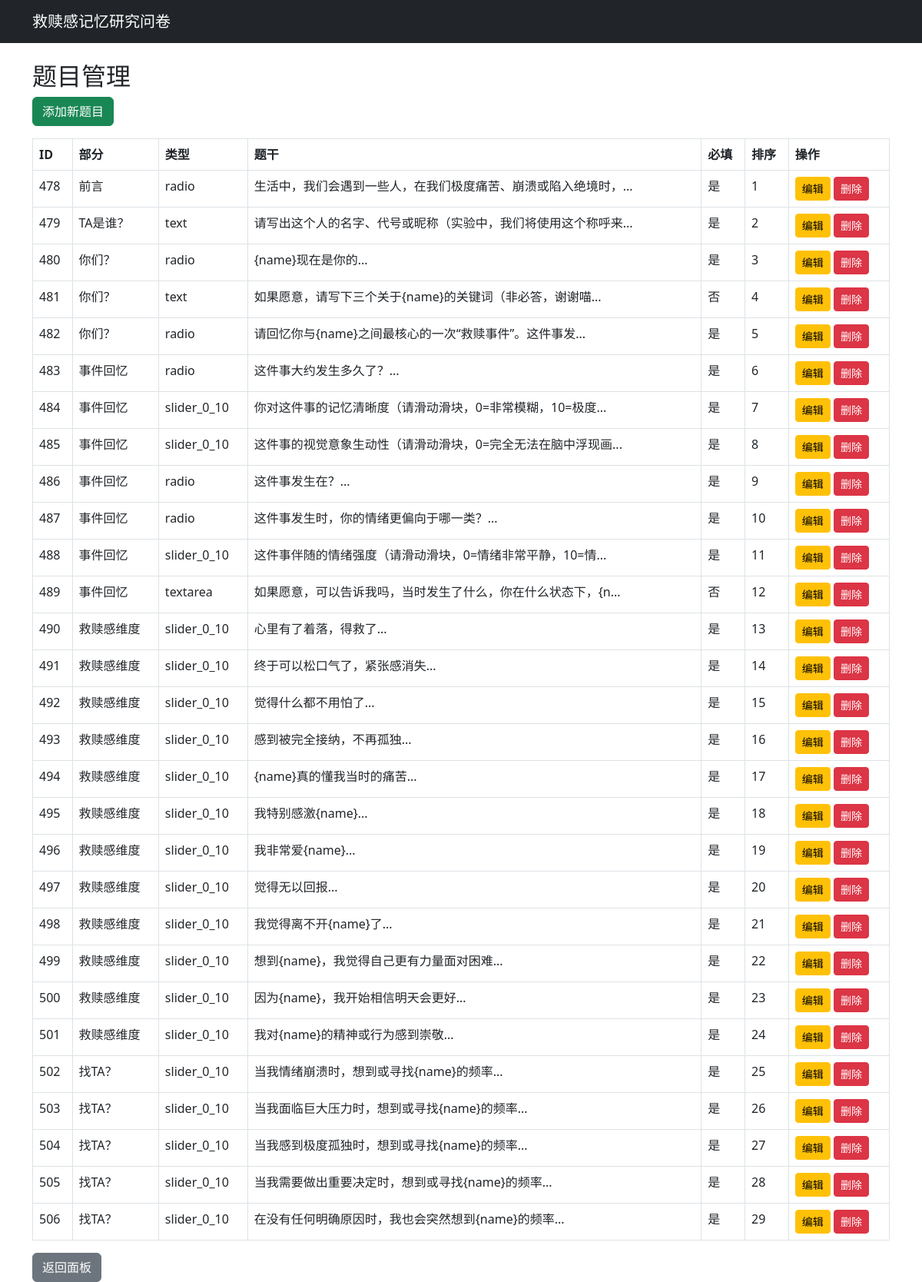
/admin/questions (signed in), run on the app's committed database.
### tables this page shows
CREATE TABLE questions (
            id INTEGER PRIMARY KEY AUTOINCREMENT,
            section TEXT,
            type TEXT,
            question_text TEXT,
            options TEXT,
            required INTEGER DEFAULT 1,
            sort_order INTEGER
        );

### rescue.py (the view)
@app.route('/admin/questions')
@login_required
def manage_questions():
    db = get_db()
    questions = db.execute('SELECT * FROM questions ORDER BY sort_order').fetchall()
    return render_template('questions.html', questions=questions)

### rescue.py (called while the page is built)
@app.before_request
def force_https():
    if request.url.startswith('http://') and not request.host.startswith('127.0.0.1'):
        return redirect(request.url.replace('http://', 'https://', 1), code=301)

def get_db():
    db = sqlite3.connect(DATABASE)
    db.row_factory = sqlite3.Row
    return db

def login_required(f):
    from functools import wraps
    @wraps(f)
    def decorated(*args, **kwargs):
        if 'admin_logged_in' not in session:
            return redirect(url_for('login'))
        return f(*args, **kwargs)
    return decorated

### templates/questions.html (shortened to what this page needs)
{% extends "base.html" %}
{% block content %}
<h2>题目管理</h2>
<a href="{{ url_for('new_question') }}" class="btn btn-success mb-3">添加新题目</a>
<table class="table table-bordered">
    <thead>
        <tr>
            <th>ID</th><th>部分</th><th>类型</th><th>题干</th><th>必填</th><th>排序</th><th>操作</th>
        </tr>
    </thead>
    <tbody>
        {% for q in questions %}
        <tr>
            <td>{{ q.id }}</td>
            <td>{{ q.section }}</td>
            <td>{{ q.type }}</td>
            <td>{{ q.question_text[:30] }}...</td>
            <td>{{ '是' if q.required else '否' }}</td>
            <td>{{ q.sort_order }}</td>
            <td>
                <a href="{{ url_for('edit_question', id=q.id) }}" class="btn btn-sm btn-warning">编辑</a>
                <a href="{{ url_for('delete_question', id=q.id) }}" class="btn btn-sm btn-danger" onclick="return confirm('确定删除吗？')">删除</a>
            </td>
        </tr>
        {% endfor %}
    </tbody>
</table>
<a href="{{ url_for('admin') }}" class="btn btn-secondary">返回面板</a>
{% endblock %}

### templates/base.html (shortened to what this page needs)
<!DOCTYPE html>
<html lang="zh">
<head>
    <link href="https://cdn.bootcdn.net/ajax/libs/twitter-bootstrap/5.3.0/css/bootstrap.min.css" rel="stylesheet">
</head>
<body>
    <nav class="navbar navbar-dark bg-dark mb-4">
        <div class="container">
            <a class="navbar-brand" href="/">救赎感记忆研究问卷</a>
        </div>
    </nav>
    <div class="container">
        {% block content %}{% endblock %}
    </div>
</body>
</html>

### data on the page
questions: id "478", section "前言", type "radio", question_text "生活中，我们会遇到一些人，在我们极度痛苦、崩溃或陷入绝境时，", required "是", sort_order "1"
questions: id "479", section "TA是谁？", type "text", question_text "请写出这个人的名字、代号或昵称（实验中，我们将使用这个称呼来", required "是", sort_order "2"
questions: id "480", section "你们？", type "radio", question_text "{name}现在是你的", required "是", sort_order "3"
questions: id "481", section "你们？", type "text", question_text "如果愿意，请写下三个关于{name}的关键词（非必答，谢谢喵", required "否", sort_order "4"
questions: id "482", section "你们？", type "radio", question_text "请回忆你与{name}之间最核心的一次“救赎事件”。这件事发", required "是", sort_order "5"
questions: id "483", section "事件回忆", type "radio", question_text "这件事大约发生多久了？", required "是", sort_order "6"
questions: id "484", section "事件回忆", type "slider_0_10", question_text "你对这件事的记忆清晰度（请滑动滑块，0=非常模糊，10=极度", required "是", sort_order "7"
questions: id "485", section "事件回忆", type "slider_0_10", question_text "这件事的视觉意象生动性（请滑动滑块，0=完全无法在脑中浮现画", required "是", sort_order "8"
questions: id "486", section "事件回忆", type "radio", question_text "这件事发生在？", required "是", sort_order "9"
questions: id "487", section "事件回忆", type "radio", question_text "这件事发生时，你的情绪更偏向于哪一类？", required "是", sort_order "10"
questions: id "488", section "事件回忆", type "slider_0_10", question_text "这件事伴随的情绪强度（请滑动滑块，0=情绪非常平静，10=情", required "是", sort_order "11"
questions: id "489", section "事件回忆", type "textarea", question_text "如果愿意，可以告诉我吗，当时发生了什么，你在什么状态下，{n", required "否", sort_order "12"
questions: id "490", section "救赎感维度", type "slider_0_10", question_text "心里有了着落，得救了", required "是", sort_order "13"
questions: id "491", section "救赎感维度", type "slider_0_10", question_text "终于可以松口气了，紧张感消失", required "是", sort_order "14"
questions: id "492", section "救赎感维度", type "slider_0_10", question_text "觉得什么都不用怕了", required "是", sort_order "15"
questions: id "493", section "救赎感维度", type "slider_0_10", question_text "感到被完全接纳，不再孤独", required "是", sort_order "16"
questions: id "494", section "救赎感维度", type "slider_0_10", question_text "{name}真的懂我当时的痛苦", required "是", sort_order "17"
questions: id "495", section "救赎感维度", type "slider_0_10", question_text "我特别感激{name}", required "是", sort_order "18"
questions: id "496", section "救赎感维度", type "slider_0_10", question_text "我非常爱{name}", required "是", sort_order "19"
questions: id "497", section "救赎感维度", type "slider_0_10", question_text "觉得无以回报", required "是", sort_order "20"
questions: id "498", section "救赎感维度", type "slider_0_10", question_text "我觉得离不开{name}了", required "是", sort_order "21"
questions: id "499", section "救赎感维度", type "slider_0_10", question_text "想到{name}，我觉得自己更有力量面对困难", required "是", sort_order "22"
questions: id "500", section "救赎感维度", type "slider_0_10", question_text "因为{name}，我开始相信明天会更好", required "是", sort_order "23"
questions: id "501", section "救赎感维度", type "slider_0_10", question_text "我对{name}的精神或行为感到崇敬", required "是", sort_order "24"
questions: id "502", section "找TA？", type "slider_0_10", question_text "当我情绪崩溃时，想到或寻找{name}的频率", required "是", sort_order "25"
questions: id "503", section "找TA？", type "slider_0_10", question_text "当我面临巨大压力时，想到或寻找{name}的频率", required "是", sort_order "26"
questions: id "504", section "找TA？", type "slider_0_10", question_text "当我感到极度孤独时，想到或寻找{name}的频率", required "是", sort_order "27"
questions: id "505", section "找TA？", type "slider_0_10", question_text "当我需要做出重要决定时，想到或寻找{name}的频率", required "是", sort_order "28"
questions: id "506", section "找TA？", type "slider_0_10", question_text "在没有任何明确原因时，我也会突然想到{name}的频率", required "是", sort_order "29"
